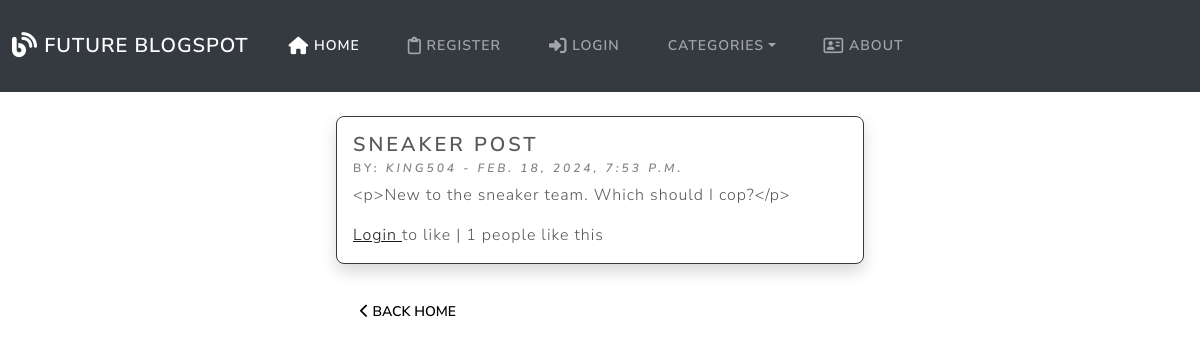
Page /post/13 on the committed database.
### theblog/models.py (models this page shows, shortened)
class Post(models.Model):
    title = models.CharField(max_length=100)
    title_tag = models.CharField(max_length=100, default='Title')
    author = models.ForeignKey(User, on_delete=models.CASCADE)
    body = RichTextField(blank=True, null=True)
    created_at = models.DateTimeField(default=timezone.now)
    likes = models.ManyToManyField(User, related_name='blog_posts')
    category = models.CharField(max_length=100, default='uncategorized')
    def total_likes(self):
        return self.likes.count()

### theblog/views.py (the view)
# urls.py: path('post/<int:pk>', View_Post.as_view(), name='post'),
class View_Post(DetailView):
    model = Post
    template_name = 'view.html'
    def get_context_data(self, *args, **kwargs):
        cat_menu = Category.objects.all()
        context = super(View_Post, self).get_context_data(*args, **kwargs)
        stuff = get_object_or_404(Post, id=self.kwargs['pk'])
        total_likes = stuff.total_likes()
        liked = False
        if stuff.likes.filter(id=self.request.user.id).exists():
            liked = True
        context["cat_menu"] = cat_menu
        context["total_likes"] = total_likes
        context["liked"] = liked
        return context

### theblog/models.py (called while the page is built)
    def __str__(self):
        return self.name

### theblog/templates/view.html (shortened to what this page needs)
{% extends 'base.html' %}
{% block body %}
    <div class="container-fluid">
        <div class="row">
            <div class="col-md-6 mx-auto">
                <div class="card border-dark mt-4 mb-4 me-4 ms-4 shadow rounded-3" style="">
                    <div class="card-body">
                        <h4 class="card-title">{{post.title}}</h4>
                        <h6 class="card-subtitle mb-2 text-muted">by: <cite title="Source Title">{{post.author}} - {{ post.created_at }}</cite> </h6>
                        <p class="article-content card-text">{{post.body}}</p>
                            <form action="{% url 'like_post' post.pk %}" method="post">
                                {% if user.is_authenticated %}
                                    {% if liked %}
                                        <button type="submit" class="btn btn-link">
                                            <i class="fa-lg fas fa-thumbs-down text-danger"></i>
                                        </button>
                                    {% else %}
                                        <button type="submit" class="btn btn-link">
                                            <i class="fa-lg fas fa-thumbs-up text-primary"></i>
                                        </button>
                                    {% endif %}
                                {% else %}
                                    <a href="{% url 'login' %}">Login </a>to like |
                                {% endif %}
                                {{ total_likes }} people like this
                            </form>
                    </div>
                </div>
                <div class="col-md-6">
                    <a class="mx-auto ms-4" href="{% url 'home' %}">
                        <button type="submit" class="btn btn-secondary rounded-3">
                            <i class="fa-solid fa-chevron-left"></i>
                            Back Home
                        </button>
                    </a>
                </div>
            </div>
        </div>
    </div>
{% endblock %}

### rows in the picture
Post: title "SNEAKER POST", author "KING504", created_at "FEB. 18, 2024, 7:53 P.M.", body "<p>New to the sneaker team. Which should I cop?</p>"

### other values in the picture
{{ total_likes }} "1"
